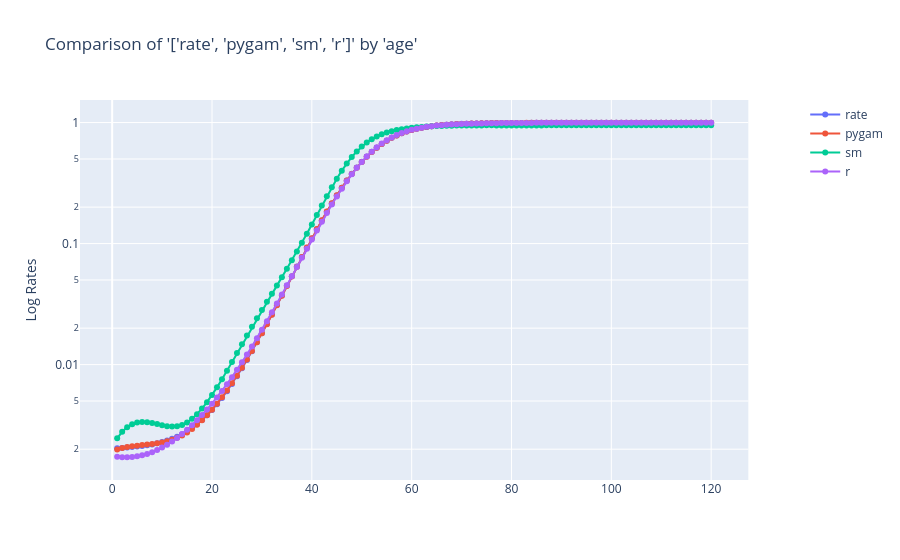

The notebook cell saved with this chart:
### Markdown cell above
## Compare

### Code cell
charters.compare_rates(
    df=sigmoid_data,
    x_axis="age",
    rates=["rate", "pygam", "sm", "r"],
    weights=["weight"],
    display=True,
    y_log=True,
)
